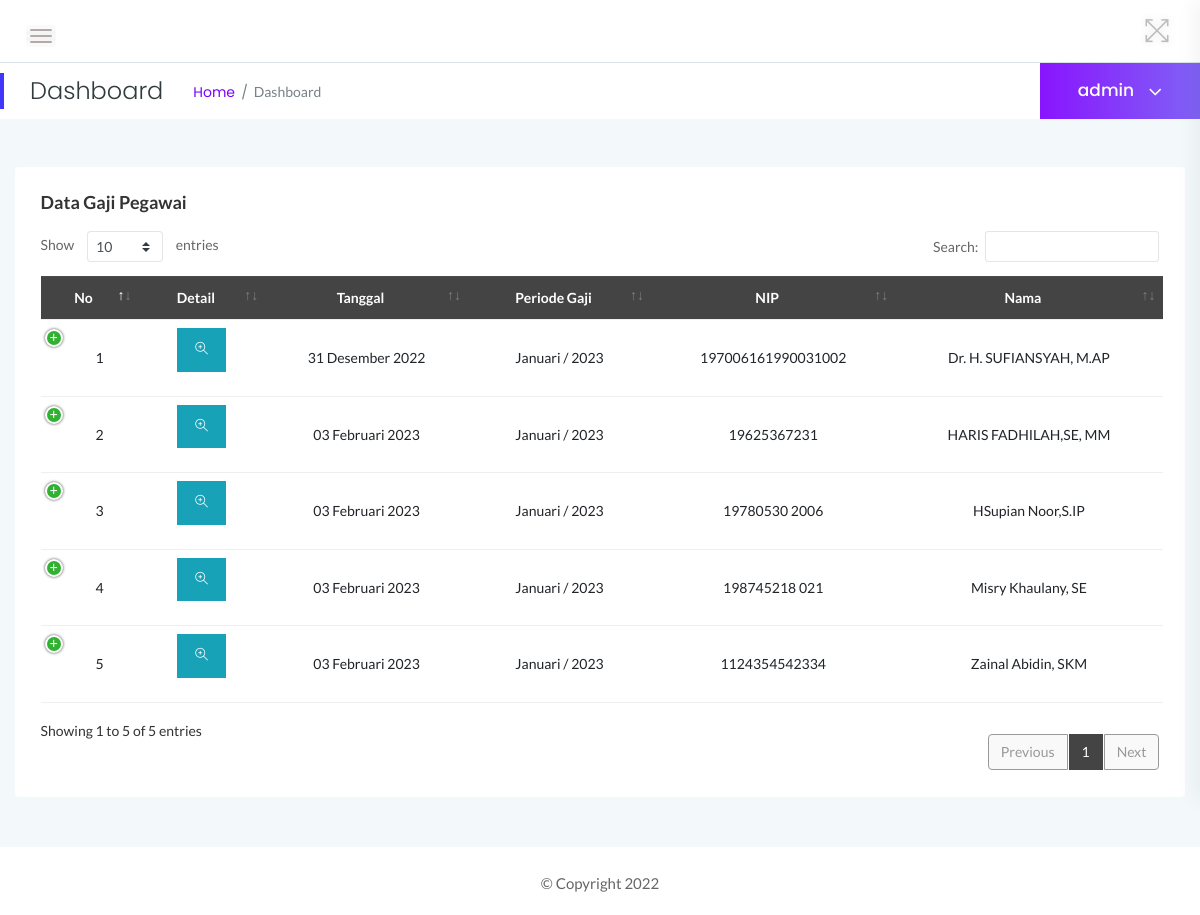
Page /atasans/gaji.php (signed in) on the earlier database version.
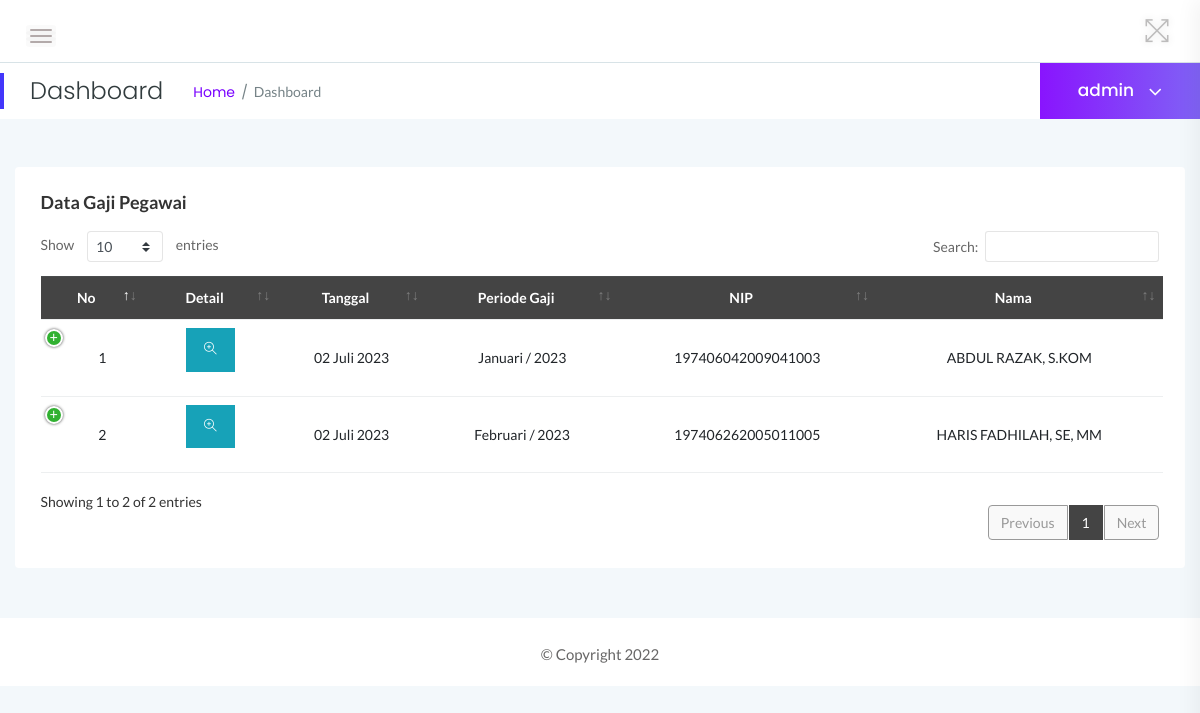
Same page on the later database version.
### tables this page shows
CREATE TABLE `gaji` (
  `id_gaji` int(9) NOT NULL,
  `tgl_gaji` date NOT NULL,
  `no_slip` varchar(12) NOT NULL,
  `bulan` varchar(12) NOT NULL,
  `tahun` year(4) NOT NULL,
  `id_absensi` int(9) NOT NULL,
  `gaji_bersih` varchar(11) NOT NULL,
  `gajipok` varchar(11) NOT NULL,
  `tunjangan` varchar(11) NOT NULL,
  `potongan` varchar(12) NOT NULL
);

CREATE TABLE `absensi` (
  `id_absensi` int(9) NOT NULL,
  `tgl` date NOT NULL,
  `bulan` varchar(22) NOT NULL,
  `tahun` year(4) NOT NULL,
  `id_pg` int(9) NOT NULL,
  `hadir` varchar(11) NOT NULL,
  `sakit` varchar(11) NOT NULL,
  `izin` varchar(11) NOT NULL,
  `tanpa_ket` varchar(11) NOT NULL,
  `tgl_sakit` varchar(25) NOT NULL,
  `tgl_ijin` varchar(25) NOT NULL,
  `tgl_tk` varchar(25) NOT NULL
);

CREATE TABLE `t_pegawai` (
  `id_pg` int(9) NOT NULL,
  `nip` varchar(25) NOT NULL,
  `nama_lengkap` varchar(120) NOT NULL,
  `id_jabatan` int(9) NOT NULL,
  `jenis_kelamin` varchar(35) NOT NULL,
  `agama` varchar(20) NOT NULL,
  `status` varchar(20) NOT NULL,
  `tempat_lahir` varchar(120) NOT NULL,
  `tanggal_lahir` date NOT NULL,
  `alamat_rumah` varchar(200) NOT NULL,
  `no_telpon` varchar(13) NOT NULL,
  `file_foto` varchar(255) DEFAULT NULL,
  `pegawai` enum('asn','non asn') NOT NULL,
  `golongan` varchar(255) DEFAULT NULL
);

### fungsi_indotgl.php (called while the page is built, shortened)
<?php
function tgl_indo($tgl){
$tanggal = substr($tgl,8,2);
$bulan   = getBulan(substr($tgl,5,2));
$tahun   = substr($tgl,0,4);
return $tanggal.' '.$bulan.' '.$tahun;
}
function getBulan($bln){
switch ($bln){
case 2:
return "Februari";
break;
case 7:
return "Juli";
break;
case 12:
return "Desember";
break;
}
}
?>

### atasans/gaji.php (the view, shortened to what this page needs)
<?php
	require_once("head.php");
	require_once("../fungsi_indotgl.php");
?>
    <div class="main-content-inner">
        <div class="row">
			<div class="col-12 mt-5">
			    <div class="card">
			        <div class="card-body">
			            <h4 class="header-title">Data Gaji Pegawai</h4>
			            <div class="data-tables datatable-dark">
			                <table id="dataTable3" class="text-center">
			                    <thead class="text-capitalize">
			                        <tr>
			                        	<th>No</th>
			                            <th>Detail</th>
			                            <th>Tanggal</th>
                                        <th>Periode Gaji</th>
                                        <th>NIP</th>
                                        <th>Nama</th>
			                        </tr>
			                    </thead>
			                    <tbody>
			                        <tr>
			                        <?php $sql = mysqli_query($koneksi,"SELECT * FROM gaji INNER JOIN absensi ON gaji.id_absensi=absensi.id_absensi INNER JOIN t_pegawai ON absensi.id_pg=t_pegawai.id_pg ORDER BY nama_lengkap ASC");?>
						                <?php $no = 1;
						                  while ($data = mysqli_fetch_array($sql)) { ?>
			                            <td style="vertical-align: middle;" class="text-center"><?php echo $no++ ?></td>
			                            <td style="vertical-align: middle;"><a title="Detail Data" href="detail_gaji.php?id_gaji=<?php echo $data['id_gaji']; ?>" class="btn btn-flat btn-info mb-3"><i class="ti ti-zoom-in"></i><input type="hidden" value="<?=$data['id_gaji'];?>"></a></td>
			                            <td><?php echo tgl_indo($data['tgl_gaji']); ?></td>
                                        <td><?php echo $data['bulan'].' / '.$data['tahun']; ?></td>
                                        <td><?php echo $data['nip']; ?></td>
                                        <td><?php echo $data['nama_lengkap']; ?></td>
			                        </tr>
			                    <?php } ?>
			                    </tbody>
			                </table>
			            </div>
			        </div>
			    </div>
			</div>
	</div>
</div>
<?php
	require_once("foot.php");
?>

Differences in the rows shown:
no longer on this page (row unchanged): gaji: tgl_gaji "31 Desember 2022", id_absensi.bulan "Januari", id_absensi.tahun "2023", t_pegawai.nip "197006161990031002", t_pegawai.nama_lengkap "Dr. H. SUFIANSYAH, M.AP"
no longer on this page (row edited): gaji: tgl_gaji "03 Februari 2023", id_absensi.bulan "Januari", id_absensi.tahun "2023", t_pegawai.nip "19625367231", t_pegawai.nama_lengkap "HARIS FADHILAH,SE, MM"
no longer on this page (row unchanged): gaji: tgl_gaji "03 Februari 2023", id_absensi.bulan "Januari", id_absensi.tahun "2023", t_pegawai.nip "19780530 2006", t_pegawai.nama_lengkap "HSupian Noor,S.IP"
no longer on this page (row edited): gaji: tgl_gaji "03 Februari 2023", id_absensi.bulan "Januari", id_absensi.tahun "2023", t_pegawai.nip "198745218 021", t_pegawai.nama_lengkap "Misry Khaulany, SE"
no longer on this page (row unchanged): gaji: tgl_gaji "03 Februari 2023", id_absensi.bulan "Januari", id_absensi.tahun "2023", t_pegawai.nip "1124354542334", t_pegawai.nama_lengkap "Zainal Abidin, SKM"
added gaji: tgl_gaji "02 Juli 2023", id_absensi.bulan "Januari", id_absensi.tahun "2023", t_pegawai.nip "197406042009041003", t_pegawai.nama_lengkap "ABDUL RAZAK, S.KOM"
added gaji: tgl_gaji "02 Juli 2023", id_absensi.bulan "Februari", id_absensi.tahun "2023", t_pegawai.nip "197406262005011005", t_pegawai.nama_lengkap "HARIS FADHILAH, SE, MM"
Other differences:
text written by a page script: "Show entries Search: Showing 1 to 5 of 5 entries Previous 1 Next" → "Show entries Search: Showing 1 to 2 of 2 entries Previous 1 Next"
